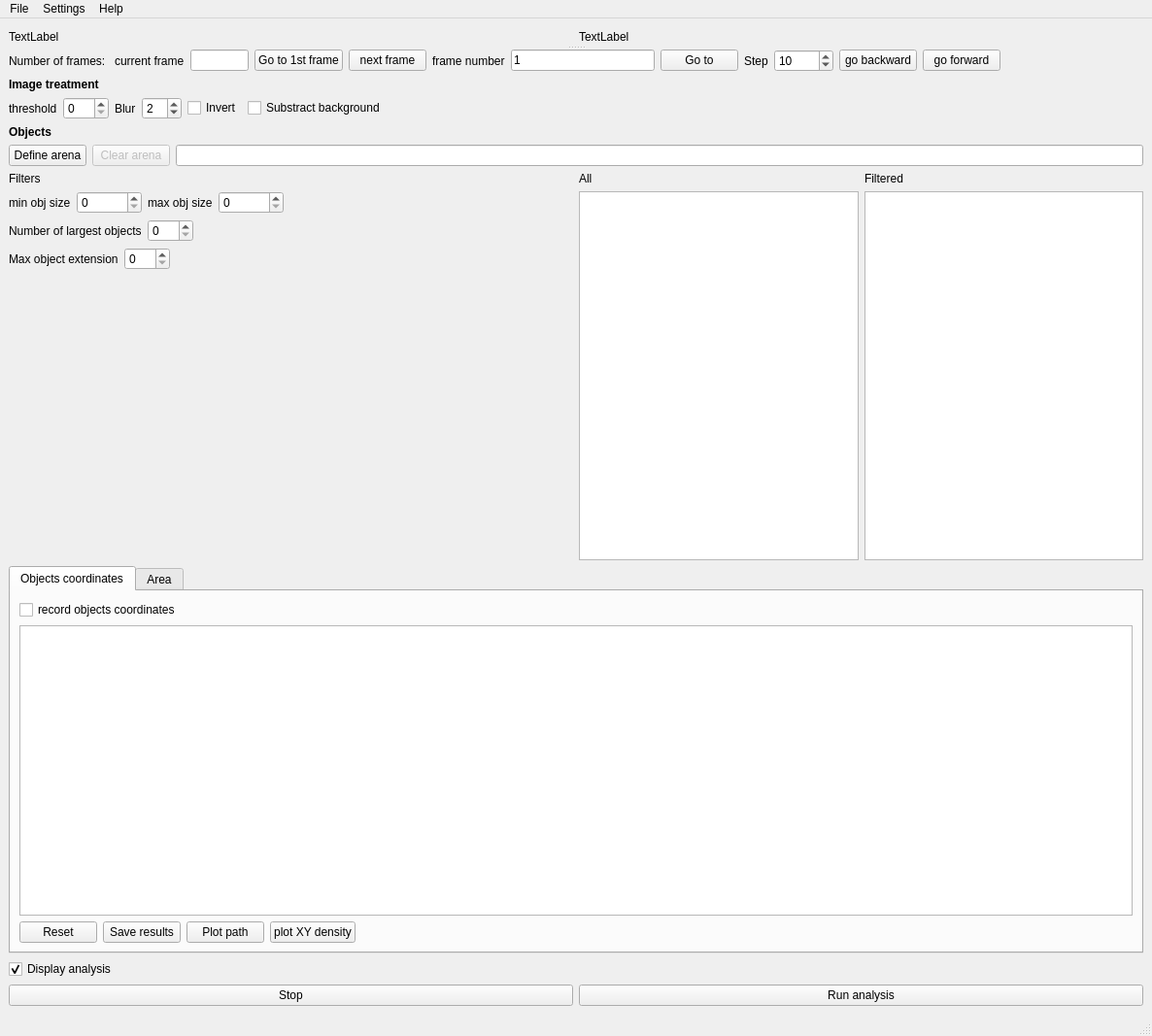
<?xml version="1.0" encoding="UTF-8"?>
<ui version="4.0">
 <class>MainWindow</class>
 <widget class="QMainWindow" name="MainWindow">
  <property name="geometry">
   <rect>
    <x>0</x>
    <y>0</y>
    <width>1186</width>
    <height>1067</height>
   </rect>
  </property>
  <property name="windowTitle">
   <string>MainWindow</string>
  </property>
  <widget class="QWidget" name="centralwidget">
   <layout class="QVBoxLayout" name="verticalLayout_9">
    <item>
     <widget class="QSplitter" name="splitter">
      <property name="orientation">
       <enum>Qt::Vertical</enum>
      </property>
      <widget class="QWidget" name="layoutWidget">
       <layout class="QHBoxLayout" name="horizontalLayout">
        <item>
         <widget class="QLabel" name="label1">
          <property name="minimumSize">
           <size>
            <width>0</width>
            <height>0</height>
           </size>
          </property>
          <property name="text">
           <string>TextLabel</string>
          </property>
         </widget>
        </item>
        <item>
         <widget class="QLabel" name="label2">
          <property name="text">
           <string>TextLabel</string>
          </property>
         </widget>
        </item>
       </layout>
      </widget>
      <widget class="QWidget" name="">
       <layout class="QVBoxLayout" name="verticalLayout_4">
        <item>
         <layout class="QHBoxLayout" name="horizontalLayout_5">
          <item>
           <widget class="QLabel" name="lb_total_frames_nb">
            <property name="text">
             <string>Number of frames: </string>
            </property>
           </widget>
          </item>
          <item>
           <widget class="QLabel" name="label">
            <property name="text">
             <string>current frame</string>
            </property>
           </widget>
          </item>
          <item>
           <widget class="QLineEdit" name="leFrame">
            <property name="maximumSize">
             <size>
              <width>60</width>
              <height>16777215</height>
             </size>
            </property>
            <property name="readOnly">
             <bool>true</bool>
            </property>
           </widget>
          </item>
          <item>
           <widget class="QPushButton" name="pb_1st_frame">
            <property name="text">
             <string>Go to 1st frame</string>
            </property>
           </widget>
          </item>
          <item>
           <widget class="QPushButton" name="pb_next_frame">
            <property name="text">
             <string>next frame</string>
            </property>
           </widget>
          </item>
          <item>
           <widget class="QLabel" name="label_11">
            <property name="text">
             <string>frame number</string>
            </property>
           </widget>
          </item>
          <item>
           <widget class="QLineEdit" name="le_goto_frame">
            <property name="text">
             <string>1</string>
            </property>
           </widget>
          </item>
          <item>
           <widget class="QPushButton" name="pb_goto_frame">
            <property name="text">
             <string>Go to</string>
            </property>
           </widget>
          </item>
          <item>
           <widget class="QLabel" name="label_10">
            <property name="text">
             <string>Step</string>
            </property>
           </widget>
          </item>
          <item>
           <widget class="QSpinBox" name="sb_frame_offset">
            <property name="minimum">
             <number>1</number>
            </property>
            <property name="maximum">
             <number>10000</number>
            </property>
            <property name="singleStep">
             <number>10</number>
            </property>
            <property name="value">
             <number>10</number>
            </property>
           </widget>
          </item>
          <item>
           <widget class="QPushButton" name="pb_backward">
            <property name="text">
             <string>go backward</string>
            </property>
           </widget>
          </item>
          <item>
           <widget class="QPushButton" name="pb_forward">
            <property name="text">
             <string>go forward</string>
            </property>
           </widget>
          </item>
          <item>
           <spacer name="horizontalSpacer_3">
            <property name="orientation">
             <enum>Qt::Horizontal</enum>
            </property>
            <property name="sizeHint" stdset="0">
             <size>
              <width>40</width>
              <height>20</height>
             </size>
            </property>
           </spacer>
          </item>
         </layout>
        </item>
        <item>
         <widget class="QLabel" name="label_9">
          <property name="font">
           <font>
            <weight>75</weight>
            <bold>true</bold>
           </font>
          </property>
          <property name="text">
           <string>Image treatment</string>
          </property>
         </widget>
        </item>
        <item>
         <layout class="QHBoxLayout" name="horizontalLayout_11">
          <item>
           <layout class="QHBoxLayout" name="horizontalLayout_4">
            <item>
             <widget class="QLabel" name="lb_threshold">
              <property name="text">
               <string>threshold</string>
              </property>
             </widget>
            </item>
            <item>
             <widget class="QSpinBox" name="sb_threshold">
              <property name="maximum">
               <number>255</number>
              </property>
             </widget>
            </item>
           </layout>
          </item>
          <item>
           <layout class="QHBoxLayout" name="horizontalLayout_10">
            <item>
             <widget class="QLabel" name="label_8">
              <property name="text">
               <string>Blur</string>
              </property>
             </widget>
            </item>
            <item>
             <widget class="QSpinBox" name="sb_blur">
              <property name="value">
               <number>2</number>
              </property>
             </widget>
            </item>
            <item>
             <widget class="QCheckBox" name="cb_invert">
              <property name="text">
               <string>Invert</string>
              </property>
             </widget>
            </item>
            <item>
             <widget class="QCheckBox" name="cb_background">
              <property name="text">
               <string>Substract background</string>
              </property>
             </widget>
            </item>
            <item>
             <spacer name="horizontalSpacer_2">
              <property name="orientation">
               <enum>Qt::Horizontal</enum>
              </property>
              <property name="sizeHint" stdset="0">
               <size>
                <width>40</width>
                <height>20</height>
               </size>
              </property>
             </spacer>
            </item>
           </layout>
          </item>
         </layout>
        </item>
        <item>
         <widget class="QLabel" name="label_5">
          <property name="font">
           <font>
            <weight>75</weight>
            <bold>true</bold>
           </font>
          </property>
          <property name="text">
           <string>Objects</string>
          </property>
         </widget>
        </item>
        <item>
         <layout class="QHBoxLayout" name="horizontalLayout_16">
          <item>
           <widget class="QPushButton" name="pb_define_arena">
            <property name="text">
             <string>Define arena</string>
            </property>
           </widget>
          </item>
          <item>
           <widget class="QPushButton" name="pb_clear_arena">
            <property name="enabled">
             <bool>false</bool>
            </property>
            <property name="text">
             <string>Clear arena</string>
            </property>
           </widget>
          </item>
          <item>
           <widget class="QLineEdit" name="le_arena">
            <property name="readOnly">
             <bool>true</bool>
            </property>
           </widget>
          </item>
         </layout>
        </item>
        <item>
         <layout class="QHBoxLayout" name="horizontalLayout_18">
          <item>
           <layout class="QVBoxLayout" name="verticalLayout_3">
            <item>
             <widget class="QLabel" name="label_12">
              <property name="text">
               <string>Filters</string>
              </property>
             </widget>
            </item>
            <item>
             <layout class="QHBoxLayout" name="horizontalLayout_8">
              <item>
               <layout class="QHBoxLayout" name="horizontalLayout_2">
                <item>
                 <widget class="QLabel" name="label_3">
                  <property name="text">
                   <string>min obj size</string>
                  </property>
                 </widget>
                </item>
                <item>
                 <widget class="QSpinBox" name="sbMin">
                  <property name="maximum">
                   <number>100000</number>
                  </property>
                  <property name="singleStep">
                   <number>10</number>
                  </property>
                  <property name="value">
                   <number>0</number>
                  </property>
                 </widget>
                </item>
               </layout>
              </item>
              <item>
               <layout class="QHBoxLayout" name="horizontalLayout_3">
                <item>
                 <widget class="QLabel" name="label_4">
                  <property name="text">
                   <string>max obj size</string>
                  </property>
                 </widget>
                </item>
                <item>
                 <widget class="QSpinBox" name="sbMax">
                  <property name="maximum">
                   <number>100000</number>
                  </property>
                  <property name="singleStep">
                   <number>10</number>
                  </property>
                  <property name="value">
                   <number>0</number>
                  </property>
                 </widget>
                </item>
               </layout>
              </item>
              <item>
               <spacer name="horizontalSpacer_4">
                <property name="orientation">
                 <enum>Qt::Horizontal</enum>
                </property>
                <property name="sizeHint" stdset="0">
                 <size>
                  <width>40</width>
                  <height>20</height>
                 </size>
                </property>
               </spacer>
              </item>
             </layout>
            </item>
            <item>
             <layout class="QHBoxLayout" name="horizontalLayout_7">
              <item>
               <widget class="QLabel" name="label_7">
                <property name="text">
                 <string>Number of largest objects</string>
                </property>
               </widget>
              </item>
              <item>
               <widget class="QSpinBox" name="sb_largest_number">
                <property name="maximum">
                 <number>999</number>
                </property>
               </widget>
              </item>
              <item>
               <spacer name="horizontalSpacer_5">
                <property name="orientation">
                 <enum>Qt::Horizontal</enum>
                </property>
                <property name="sizeHint" stdset="0">
                 <size>
                  <width>40</width>
                  <height>20</height>
                 </size>
                </property>
               </spacer>
              </item>
             </layout>
            </item>
            <item>
             <layout class="QHBoxLayout" name="horizontalLayout_17">
              <item>
               <widget class="QLabel" name="label_13">
                <property name="text">
                 <string>Max object extension</string>
                </property>
               </widget>
              </item>
              <item>
               <widget class="QSpinBox" name="sb_max_extension">
                <property name="maximum">
                 <number>999</number>
                </property>
               </widget>
              </item>
              <item>
               <spacer name="horizontalSpacer_6">
                <property name="orientation">
                 <enum>Qt::Horizontal</enum>
                </property>
                <property name="sizeHint" stdset="0">
                 <size>
                  <width>40</width>
                  <height>20</height>
                 </size>
                </property>
               </spacer>
              </item>
             </layout>
            </item>
            <item>
             <spacer name="verticalSpacer">
              <property name="orientation">
               <enum>Qt::Vertical</enum>
              </property>
              <property name="sizeHint" stdset="0">
               <size>
                <width>20</width>
                <height>40</height>
               </size>
              </property>
             </spacer>
            </item>
           </layout>
          </item>
          <item>
           <layout class="QHBoxLayout" name="horizontalLayout_9">
            <item>
             <layout class="QVBoxLayout" name="verticalLayout">
              <item>
               <widget class="QLabel" name="lb_all">
                <property name="text">
                 <string>All</string>
                </property>
               </widget>
              </item>
              <item>
               <widget class="QTextEdit" name="te_all_objects"/>
              </item>
             </layout>
            </item>
            <item>
             <layout class="QVBoxLayout" name="verticalLayout_2">
              <item>
               <widget class="QLabel" name="lb_filtered">
                <property name="text">
                 <string>Filtered</string>
                </property>
               </widget>
              </item>
              <item>
               <widget class="QTextEdit" name="te_objects">
                <property name="maximumSize">
                 <size>
                  <width>16777215</width>
                  <height>16777215</height>
                 </size>
                </property>
               </widget>
              </item>
             </layout>
            </item>
           </layout>
          </item>
         </layout>
        </item>
        <item>
         <widget class="QTabWidget" name="tabWidget">
          <property name="currentIndex">
           <number>0</number>
          </property>
          <widget class="QWidget" name="tab">
           <attribute name="title">
            <string>Objects coordinates</string>
           </attribute>
           <layout class="QVBoxLayout" name="verticalLayout_6">
            <item>
             <layout class="QVBoxLayout" name="verticalLayout_5">
              <item>
               <widget class="QCheckBox" name="cb_record_xy">
                <property name="text">
                 <string>record objects coordinates</string>
                </property>
               </widget>
              </item>
              <item>
               <widget class="QTextEdit" name="te_xy"/>
              </item>
              <item>
               <layout class="QHBoxLayout" name="horizontalLayout_12">
                <item>
                 <widget class="QPushButton" name="pb_reset_xy">
                  <property name="text">
                   <string>Reset</string>
                  </property>
                 </widget>
                </item>
                <item>
                 <widget class="QPushButton" name="pb_save_xy">
                  <property name="text">
                   <string>Save results</string>
                  </property>
                 </widget>
                </item>
                <item>
                 <widget class="QPushButton" name="pb_plot_path">
                  <property name="text">
                   <string>Plot path</string>
                  </property>
                 </widget>
                </item>
                <item>
                 <widget class="QPushButton" name="pb_plot_xy_density">
                  <property name="text">
                   <string>plot XY density</string>
                  </property>
                 </widget>
                </item>
                <item>
                 <spacer name="horizontalSpacer">
                  <property name="orientation">
                   <enum>Qt::Horizontal</enum>
                  </property>
                  <property name="sizeHint" stdset="0">
                   <size>
                    <width>40</width>
                    <height>20</height>
                   </size>
                  </property>
                 </spacer>
                </item>
               </layout>
              </item>
             </layout>
            </item>
           </layout>
          </widget>
          <widget class="QWidget" name="tab_2">
           <attribute name="title">
            <string>Area</string>
           </attribute>
           <layout class="QVBoxLayout" name="verticalLayout_10">
            <item>
             <layout class="QHBoxLayout" name="horizontalLayout_15">
              <item>
               <layout class="QVBoxLayout" name="verticalLayout_7">
                <item>
                 <widget class="QCheckBox" name="cb_record_number_objects">
                  <property name="text">
                   <string>Record number of objects(s) in areas</string>
                  </property>
                 </widget>
                </item>
                <item>
                 <widget class="QLabel" name="label_2">
                  <property name="text">
                   <string>Areas</string>
                  </property>
                 </widget>
                </item>
                <item>
                 <widget class="QListWidget" name="lw_area_definition"/>
                </item>
                <item>
                 <layout class="QHBoxLayout" name="horizontalLayout_13">
                  <item>
                   <widget class="QPushButton" name="pb_add_area">
                    <property name="text">
                     <string>Add area</string>
                    </property>
                   </widget>
                  </item>
                  <item>
                   <widget class="QPushButton" name="pb_remove_area">
                    <property name="text">
                     <string>Remove selected area</string>
                    </property>
                   </widget>
                  </item>
                  <item>
                   <widget class="QPushButton" name="pb_open_areas">
                    <property name="text">
                     <string>Load areas from disk</string>
                    </property>
                   </widget>
                  </item>
                  <item>
                   <widget class="QPushButton" name="pb_save_areas">
                    <property name="text">
                     <string>Save areas to disk</string>
                    </property>
                   </widget>
                  </item>
                  <item>
                   <widget class="QPushButton" name="pb_active_areas">
                    <property name="text">
                     <string>Activate areas</string>
                    </property>
                   </widget>
                  </item>
                 </layout>
                </item>
               </layout>
              </item>
              <item>
               <layout class="QVBoxLayout" name="verticalLayout_8">
                <item>
                 <widget class="QLabel" name="label_6">
                  <property name="text">
                   <string>Number of object(s) in areas</string>
                  </property>
                 </widget>
                </item>
                <item>
                 <widget class="QTextEdit" name="te_number_objects"/>
                </item>
                <item>
                 <layout class="QHBoxLayout" name="horizontalLayout_14">
                  <item>
                   <widget class="QPushButton" name="pb_reset_areas">
                    <property name="text">
                     <string>Reset</string>
                    </property>
                   </widget>
                  </item>
                  <item>
                   <widget class="QPushButton" name="pb_save_objects_number">
                    <property name="text">
                     <string>Save results</string>
                    </property>
                   </widget>
                  </item>
                 </layout>
                </item>
               </layout>
              </item>
             </layout>
            </item>
           </layout>
          </widget>
         </widget>
        </item>
        <item>
         <widget class="QCheckBox" name="cb_display_analysis">
          <property name="text">
           <string>Display analysis</string>
          </property>
          <property name="checked">
           <bool>true</bool>
          </property>
         </widget>
        </item>
        <item>
         <layout class="QHBoxLayout" name="horizontalLayout_6">
          <item>
           <widget class="QPushButton" name="pb_stop">
            <property name="text">
             <string>Stop</string>
            </property>
           </widget>
          </item>
          <item>
           <widget class="QPushButton" name="pbGo">
            <property name="text">
             <string>Run analysis</string>
            </property>
           </widget>
          </item>
         </layout>
        </item>
       </layout>
      </widget>
     </widget>
    </item>
   </layout>
  </widget>
  <widget class="QMenuBar" name="menubar">
   <property name="geometry">
    <rect>
     <x>0</x>
     <y>0</y>
     <width>1186</width>
     <height>27</height>
    </rect>
   </property>
   <widget class="QMenu" name="menuFile">
    <property name="title">
     <string>File</string>
    </property>
    <addaction name="actionOpen_video"/>
    <addaction name="separator"/>
    <addaction name="actionQuit"/>
   </widget>
   <widget class="QMenu" name="menuSettings">
    <property name="title">
     <string>Settings</string>
    </property>
    <addaction name="actionFrame_width"/>
   </widget>
   <widget class="QMenu" name="menuHelp">
    <property name="title">
     <string>Help</string>
    </property>
    <addaction name="actionAbout"/>
   </widget>
   <addaction name="menuFile"/>
   <addaction name="menuSettings"/>
   <addaction name="menuHelp"/>
  </widget>
  <widget class="QStatusBar" name="statusbar"/>
  <action name="actionOpen_video">
   <property name="text">
    <string>Open video</string>
   </property>
  </action>
  <action name="actionBackground">
   <property name="text">
    <string>background</string>
   </property>
  </action>
  <action name="actionQuit">
   <property name="text">
    <string>Quit</string>
   </property>
  </action>
  <action name="actionFrame_width">
   <property name="text">
    <string>Frame width</string>
   </property>
  </action>
  <action name="actionAbout">
   <property name="text">
    <string>About DORIS</string>
   </property>
  </action>
 </widget>
 <resources/>
 <connections/>
</ui>
